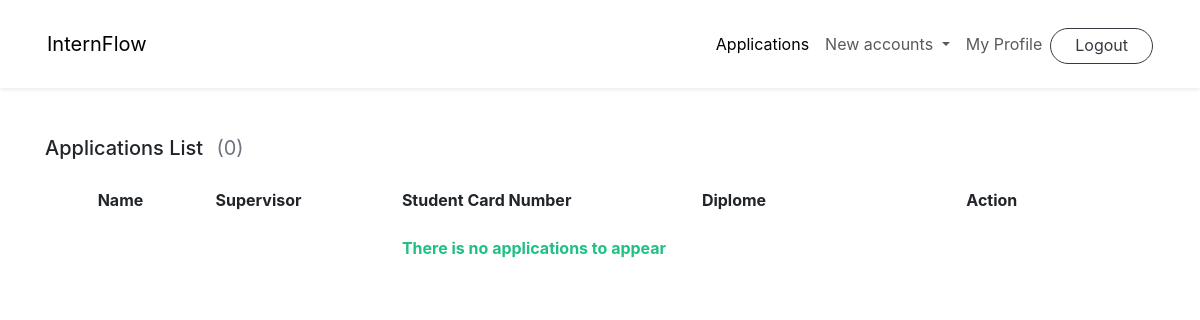
Page /AdminHome/ (signed in) on the earlier database version.
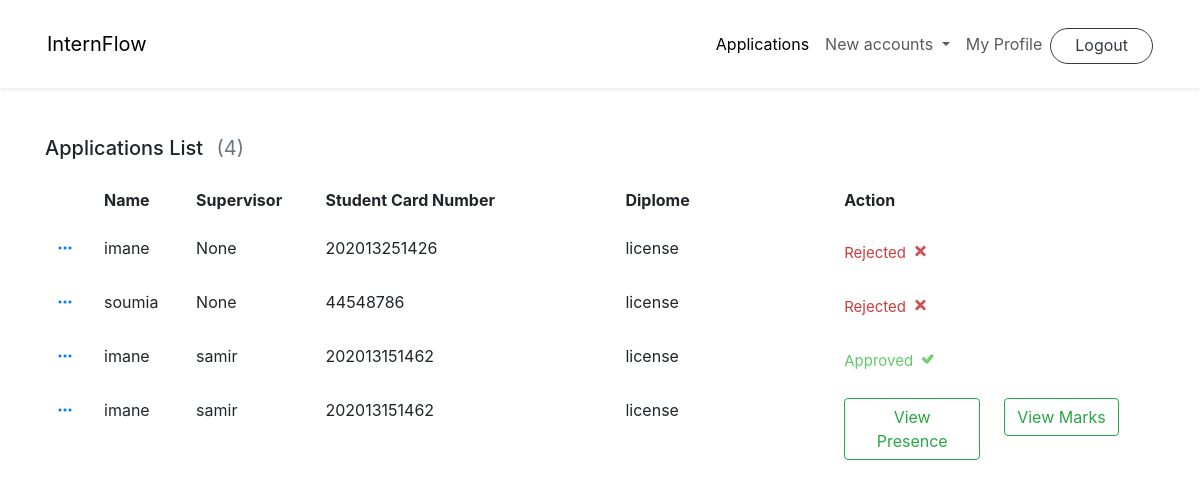
Same page on the later database version.
### accounts/models.py (models this page shows, shortened)
class InternshipApp(models.Model):
    applicant = models.ForeignKey(User,related_name="std",null=True,blank=True,on_delete= models.SET_NULL)
    internMaster = models.ForeignKey(User,related_name="spv",null=True,blank=True,on_delete= models.SET_NULL)
    depMaster = models.ForeignKey(User,related_name="adm",null=True,blank=True,on_delete= models.SET_NULL)
    approvedByMaster= models.BooleanField(null=True,blank=True)
    approvedBySupervisor= models.BooleanField(null=True,blank=True)
    MasterDefinitelyReject= models.BooleanField(null=True,blank=True)
    SuprvDefinitelyReject= models.BooleanField(null=True,blank=True)
    RejectionReason=models.CharField(max_length=100,null=True,blank=True)
    rated = models.BooleanField(null=True,blank=True)
    sprvisorName = models.CharField(max_length=100,null=True,blank=True)
    sprvisorTel = models.IntegerField(null=True)
    sprvisorFax = models.IntegerField(null=True)
    sprvisorEmail = models.EmailField(null=True)
    companyName = models.CharField(max_length=100,null=True)
    companyAdrss = models.CharField(max_length=100,null=True)
    coverLetter = models.CharField(max_length=100,null=True,blank=True)
    studentName = models.CharField(max_length=100,null=True,blank=True)
    studentdep = models.CharField(max_length=100,null=True,blank=True)
    StudentbirthDate= models.DateField(null=True,blank=True)
    StudentbirthPlace= models.CharField(max_length=100,null=True,blank=True)
    studentCard = models.IntegerField(null=True,blank=True)
    studentSnum = models.IntegerField(null=True,blank=True)
    studenTel = models.CharField(max_length=100,null=True,blank=True)
    prepDeplome = models.CharField(max_length=100,null=True,blank=True)
    theme = models.CharField(max_length=100,null=True)
    duree = models.CharField(max_length=100,null=True)
    strtDate=models.DateField(null=True)
    endDate=models.DateField(null=True)

class User(AbstractUser):
    pass
    def __str__(self):
        return str(self.username)

### accounts/decorators.py (the view)
        def wrapper_func(request, *args,**kwargs):
            group = None
            if request.user.groups.exists():
                group = request.user.groups.all()[0].name
            if group in allowed_roles:
                return view_func(request, *args,**kwargs)
            else:
                return HttpResponse('You are not authorized to view this page')

### accounts/views.py (called while the page is built)
@login_required(login_url='Signin')
@allowed_users(allowed_roles=['admin'])
def AdminHome(request):
    apps = InternshipApp.objects.filter(studentdep=request.user.admin.dep)
    total_apps = apps.count()
    admin = InternshipApp.objects.filter(depMaster = request.user)
    attendence = Attendence.objects.filter(intern__in=admin.values('applicant'))
    marks = Marks.objects.filter(intern__in=admin.values('applicant'))
    return render(request,"AdminHome.html",{'appslist' : apps,'total_apps': total_apps, 'attendence': attendence ,'marks': marks})

### templates/AdminHome.html (shortened to what this page needs)
{% extends './adminNavBar.html' %}
{% block content %}
<link rel="stylesheet" href="https://cdn.jsdelivr.net/npm/bootstrap-icons@1.7.2/font/bootstrap-icons.css">
<link rel="stylesheet" href="https://cdnjs.cloudflare.com/ajax/libs/boxicons/2.1.0/css/boxicons.min.css" />
<link rel="stylesheet" href="https://cdnjs.cloudflare.com/ajax/libs/MaterialDesign-Webfont/5.3.45/css/materialdesignicons.css" />
<div class="container mt-5">
    <div class="row align-items-center">
        <div class="col-md-6">
            <div class="mb-3">
                <h5 class="card-title">Applications List <span class="text-muted fw-normal ms-2">({{total_apps}})</span></h5>
            </div>
        </div>
    </div>
    <div class="row">
        <div class="col-lg-12">
            <div class="">
                <div class="table-responsive" style="overflow: auto; max-height: 500px; max-width: 1200px;">
                    <table class="table project-list-table table-nowrap align-middle table-borderless">
                        <thead>
                            <tr>
                                <th scope="col"> </th>
                                <th scope="col">Name</th>
                                <th scope="col">Supervisor</th>
                                <th scope="col" style="width: 300px;">Student Card Number</th>
                                <th scope="col">Diplome</th>
                                <th scope="col" style="width: 115px;"></th>
                                <th scope="col" style="width: 160px;">Action</th>
                                <th scope="col"> </th>
                            </tr>
                        </thead>
                        <tbody>
                            {% if total_apps == 0 %}
                            <tr>
                            <td></td>
                            <td></td>
                            <td></td>
                            <td><span style="color: hsla(157, 74%, 43%, 0.993);"><b>There is no applications to appear</b></span></td></tr>
                            {% else %}
                        {% for i in appslist %}
                            <tr>
                                <td><a type="button" class="bi bi-three-dots" data-bs-toggle="modal" data-bs-target="#exampleModal{{ i.id }}"></a>
                                </td>
                                <td><a href="#" class="text-body">{{i.applicant}}</a></td>
                                <td>{{i.sprvisorName}}</td>
                                <td>{{i.studentCard}}</td>
                                <td>{{i.prepDeplome}}</td>
                                <td>
                                    {% if i.MasterDefinitelyReject == True %}
                                    <td>
                                    <span style="font-size: 15px; color: rgb(207, 60, 60);">Rejected</span>
                                    <span id="boot-icon" class="bi bi-x" style="font-size: 20px; color: rgb(207, 60, 60); -webkit-text-stroke-width: 1.5px; opacity: 0.9; display: inline-block;"></span>
                                    </td>
                                    {% elif i.approvedByMaster == True and i.approvedBySupervisor != True %}                                    <td>
                                    <span style="font-size: 15px; color: rgb(98, 203, 105);">Approved</span>
                                    <span id="boot-icon" class="bi bi-check" style="font-size: 20px; color: rgb(98, 203, 105); -webkit-text-stroke-width: 1.5px; opacity: 0.9; display: inline-block;"></span>
                                    </td>
                                    {% elif i.approvedBySupervisor == True %}
                                    <td>
                                        <form action="{% url 'ViewPresence' i.id %}" method="POST">{% csrf_token %}<button type="submit" class="btn btn-outline-success" >View Presence</button></form>
                                    </td>
                                    <td>
                                        <form action="{% url 'ViewMarks' i.id %}" method="POST">{% csrf_token %}<button type="submit" class="btn btn-outline-success" >View Marks</button></form>
                                    </td>
                             {% endif %}
                            </tr>
                            {% endfor %}{% endif %}
{% endblock %}

### templates/adminNavBar.html (shortened to what this page needs)
<!DOCTYPE html>
<html>
    <head>
        <link href="https://cdn.jsdelivr.net/npm/bootstrap@5.3.0-alpha3/dist/css/bootstrap.min.css" rel="stylesheet">
        <link rel="stylesheet" href="https://stackpath.bootstrapcdn.com/bootstrap/4.5.2/css/bootstrap.min.css">    </head>
      <body>
        <div>
        <div class = "shadow-sm p-3 bg-white">
            <nav class="navbar navbar-expand-lg bg-white">
                <div class="container-fluid">
                  <a class="navbar-brand" href="#">InternFlow</a>
                  <div class="collapse navbar-collapse" id="navbarNav">
                    <ul class="navbar-nav ms-auto pt-0 mb-1 mb-lg-0">
                      <li class="nav-item">
                        <a class="nav-link active" aria-current="page" href="{% url 'AdminHome'%}">Applications</a>
                      </li>
                      <li class="nav-item dropdown">
                        <a class="nav-link dropdown-toggle" id="navbarDropdown" role="button" data-toggle="dropdown" aria-haspopup="true" aria-expanded="false">
                          New accounts
                        </a>
                      </li>
                      <li class="nav-item">
                        <a class="nav-link" href="{% url 'AdminProfile'%}">My Profile</a>
                      </li>
                      <li class="nav-item">
                        <a href="{% url 'LogoutUser' %}" class="button btn btn-outline-dark me-0 mt-1 pt-1 px-4 rounded-pill">Logout</a>
                      </li>
                    </ul>
                  </div>
                </div>
              </nav>
            </div></div>
            {% block content %}
            {% endblock %}
      </body>
    </html>

Differences in the rows shown:
added InternshipApp: applicant "imane", sprvisorName "None", studentCard "202013251426", prepDeplome "license", MasterDefinitelyReject "Rejected"
added InternshipApp: applicant "soumia", sprvisorName "None", studentCard "44548786", prepDeplome "license", MasterDefinitelyReject "Rejected"
added InternshipApp: applicant "imane", sprvisorName "samir", studentCard "202013151462", prepDeplome "license", approvedByMaster "Approved"
added InternshipApp: applicant "imane", sprvisorName "samir", studentCard "202013151462", prepDeplome "license", approvedByMaster "View Presence"
Other differences:
{{ total_apps }}: "0" → "4"
text no longer shown: "There is no applications to appear"
